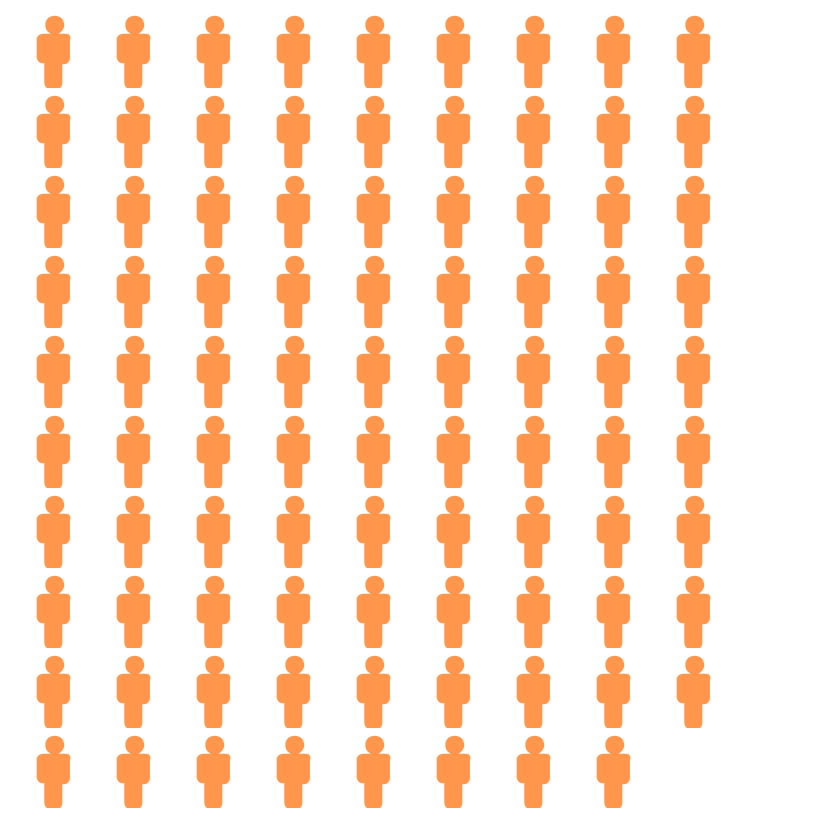

Here is the Vega-Lite specification saved for this chart:
### Vega-Lite specification from a JSON file in a GitHub repository (floating-point values rounded to 4 significant figures)
{"$schema": "https://vega.github.io/schema/vega-lite/v5.json", "config": {"view": {"stroke": ""}}, "background": "transparent", "width": 400, "height": 400, "data": {"values": [{"id": 1, "value": "#FF6A00"}, {"id": 2, "value": "#FF6A00"}, {"id": 3, "value": "#FF6A00"}, {"id": 4, "value": "#FF6A00"}, {"id": 5, "value": "#FF6A00"}, {"id": 6, "value": "#FF6A00"}, {"id": 7, "value": "#FF6A00"}, {"id": 8, "value": "#FF6A00"}, {"id": 9, "value": "#FF6A00"}, {"id": 10, "value": "#FF6A00"}, {"id": 11, "value": "#FF6A00"}, {"id": 12, "value": "#FF6A00"}, {"id": 13, "value": "#FF6A00"}, {"id": 14, "value": "#FF6A00"}, {"id": 15, "value": "#FF6A00"}, {"id": 16, "value": "#FF6A00"}, {"id": 17, "value": "#FF6A00"}, {"id": 18, "value": "#FF6A00"}, {"id": 19, "value": "#FF6A00"}, {"id": 20, "value": "#FF6A00"}, {"id": 21, "value": "#FF6A00"}, {"id": 22, "value": "#FF6A00"}, {"id": 23, "value": "#FF6A00"}, {"id": 24, "value": "#FF6A00"}, {"id": 25, "value": "#FF6A00"}, {"id": 26, "value": "#FF6A00"}, {"id": 27, "value": "#FF6A00"}, {"id": 28, "value": "#FF6A00"}, {"id": 29, "value": "#FF6A00"}, {"id": 30, "value": "#FF6A00"}, {"id": 31, "value": "#FF6A00"}, {"id": 32, "value": "#FF6A00"}, {"id": 33, "value": "#FF6A00"}, {"id": 34, "value": "#FF6A00"}, {"id": 35, "value": "#FF6A00"}, {"id": 36, "value": "#FF6A00"}, {"id": 37, "value": "#FF6A00"}, {"id": 38, "value": "#FF6A00"}, {"id": 39, "value": "#FF6A00"}, {"id": 40, "value": "#FF6A00"}, {"id": 41, "value": "#FF6A00"}, {"id": 42, "value": "#FF6A00"}, {"id": 43, "value": "#FF6A00"}, {"id": 44, "value": "#FF6A00"}, {"id": 45, "value": "#FF6A00"}, {"id": 46, "value": "#FF6A00"}, {"id": 47, "value": "#FF6A00"}, {"id": 48, "value": "#FF6A00"}, {"id": 49, "value": "#FF6A00"}, {"id": 50, "value": "#FF6A00"}, {"id": 51, "value": "#FF6A00"}, {"id": 52, "value": "#FF6A00"}, {"id": 53, "value": "#FF6A00"}, {"id": 54, "value": "#FF6A00"}, {"id": 55, "value": "#FF6A00"}, {"id": 56, "value": "#FF6A00"}, {"id": 57, "value": "#FF6A00"}, {"id": 58, "value": "#FF6A00"}, {"id": 59, "value": "#FF6A00"}, {"id": 60, "value": "#FF6A00"}, {"id": 61, "value": "#FF6A00"}, {"id": 62, "value": "#FF6A00"}, {"id": 63, "value": "#FF6A00"}, {"id": 64, "value": "#FF6A00"}, {"id": 65, "value": "#FF6A00"}, {"id": 66, "value": "#FF6A00"}, {"id": 67, "value": "#FF6A00"}, {"id": 68, "value": "#FF6A00"}, {"id": 69, "value": "#FF6A00"}, {"id": 70, "value": "#FF6A00"}, {"id": 71, "value": "#FF6A00"}, {"id": 72, "value": "#FF6A00"}, {"id": 73, "value": "#FF6A00"}, {"id": 74, "value": "#FF6A00"}, {"id": 75, "value": "#FF6A00"}, {"id": 76, "value": "#FF6A00"}, {"id": 77, "value": "#FF6A00"}, {"id": 78, "value": "#FF6A00"}, {"id": 79, "value": "#FF6A00"}, {"id": 80, "value": "#FF6A00"}, {"id": 81, "value": "#FF6A00"}, {"id": 82, "value": "#FF6A00"}, {"id": 83, "value": "#FF6A00"}, {"id": 84, "value": "#FF6A00"}, {"id": 85, "value": "#FF6A00"}, {"id": 86, "value": "#FF6A00"}, {"id": 87, "value": "#FF6A00"}, {"id": 88, "value": "#FF6A00"}, {"id": 89, "value": "#FF6A00"}, {"id": 90, "value": "white"}, {"id": 91, "value": "white"}, {"id": 92, "value": "white"}, {"id": 93, "value": "white"}, {"id": 94, "value": "white"}, {"id": 95, "value": "white"}, {"id": 96, "value": "white"}, {"id": 97, "value": "white"}, {"id": 98, "value": "white"}, {"id": 99, "value": "white"}, {"id": 100, "value": "white"}]}, "transform": [{"calculate": "ceil (datum.id/10)", "as": "col"}, {"calculate": "datum.id - datum.col*10", "as": "row"}], "mark": {"type": "point", "filled": true}, "encoding": {"x": {"field": "col", "type": "ordinal", "axis": null}, "y": {"field": "row", "type": "ordinal", "axis": null}, "shape": {"value": "M1.7 -1.7h-0.8c0.3 -0.2 0.6 -0.5 0.6 -0.9c0 -0.6 -0.4 -1 -1 -1c-0.6 0 -1 0.4 -1 1c0 0.4 0.2 0.7 0.6 0.9h-0.8c-0.4 0 -0.7 0.3 -0.7 0.6v1.9c0 0.3 0.3 0.6 0.6 0.6h0.2c0 0 0 0.1 0 0.1v1.9c0 0.3 0.2 0.6 0.3 0.6h1.3c0.2 0 0.3 -0.3 0.3 -0.6v-1.8c0 0 0 -0.1 0 -0.1h0.2c0.3 0 0.6 -0.3 0.6 -0.6v-2c0.2 -0.3 -0.1 -0.6 -0.4 -0.6z"}, "color": {"field": "value", "type": "nominal", "scale": null}, "size": {"value": 90}}}
